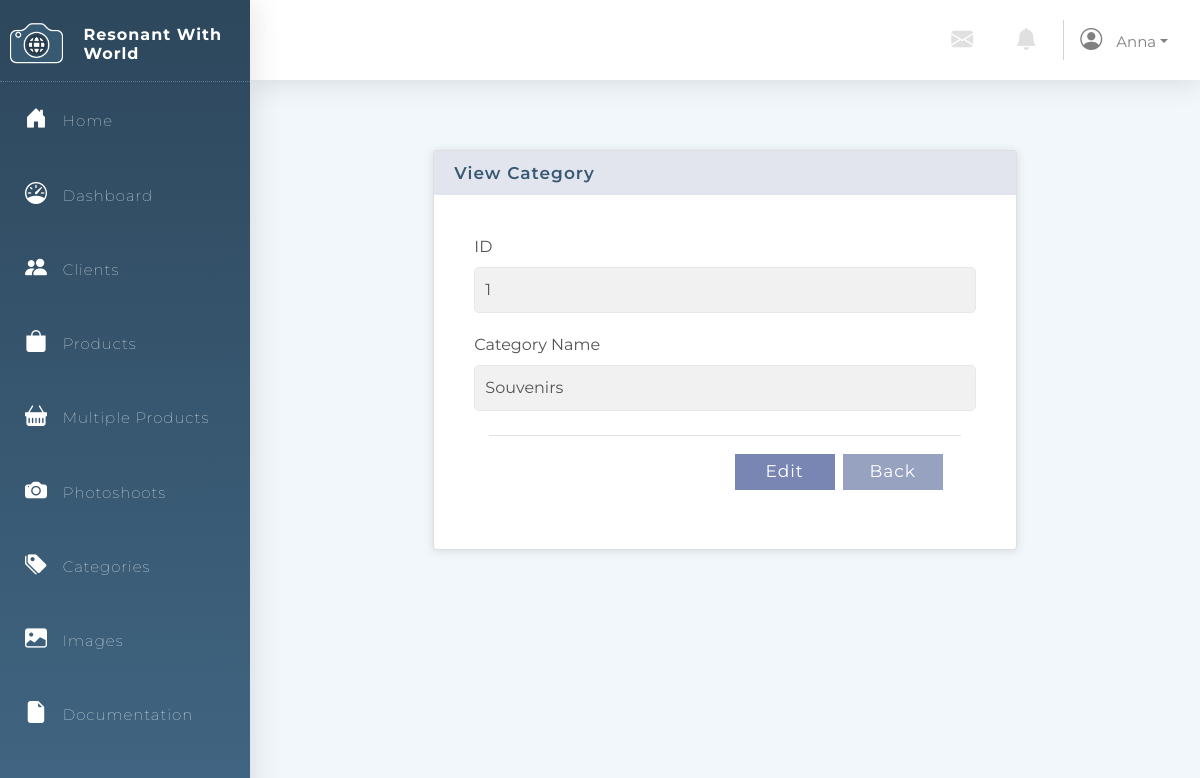
The page /Categories/viewCategories.php?id=1 (signed in) on the database its author committed.
### tables this page shows
CREATE TABLE `User` (
                        `User_ID` int(11) NOT NULL auto_increment,
                        `Username` varchar(64) NOT NULL,
                        `Email` varchar(64) NOT NULL UNIQUE KEY,
                        `Password` varchar(64) NOT NULL,
                        PRIMARY KEY (`User_ID`)
);

CREATE TABLE `Category` (
                            `Category_ID` int(11) auto_increment NOT NULL,
                            `Category_Name` varchar(64) NOT NULL,
                            PRIMARY KEY (`Category_ID`)
);

### Menu/connection.php (called while the page is built, shortened)
<?php
$db_host = "localhost";
$db_username = "fit2104";
$db_passwd = "fit2104";
$db_name = "fit2104_assignment2";
$dsn = "mysql:host=$db_host;dbname=$db_name";
$dbh = new PDO($dsn, $db_username, $db_passwd);
$PAGE_ALLOWGUEST = isset($PAGE_ALLOWGUEST) ? $PAGE_ALLOWGUEST : false;
if (!isset($PAGE_ID) || $PAGE_ID !== 'login') {
    if (!isset($_SESSION['user_id'])) {
        $_SESSION['referer'] = $_SERVER['PHP_SELF'];
        if (!$PAGE_ALLOWGUEST) {
            header("Location: /Login");
            exit();
        }
    } else {
        $user_stmt = $dbh->prepare("SELECT * FROM `User` WHERE `User_ID` = ?");
        if ($user_stmt->execute([$_SESSION['user_id']]) && $user_stmt->rowCount() == 1) {
            $user = $user_stmt->fetchObject();
            $PAGE_USERNAME = $user->Username;
        } else {
            session_destroy();
            header("Location: login.php?action=error&message=" . urlencode('It seems your account is being invalidated. Please contact administrator for more information.'));
            exit();
        }
    }
}
?>

### Categories/viewCategories.php (the view, shortened to what this page needs)
<html lang="en">
<head>
    <link rel="stylesheet" type="text/css" href="../Styles/style.css"/>
    <link rel="stylesheet" href="https://stackpath.bootstrapcdn.com/bootstrap/4.3.1/css/bootstrap.min.css"
>
    <link rel="stylesheet" href="https://cdn.jsdelivr.net/npm/bootstrap-icons@1.5.0/font/bootstrap-icons.css">
</head>
<body>
<?php include('../Menu/menu.php'); ?>
<div class="container">
    <div class="row justify-content-center">
        <div class="col-8">
            <div class="card small-action-card">
                <h5 class="card-header">View Category</h5>
                <div class="card-body action-body">
                    <p class="card-text">
                    <div class="container">
                        <?php
                        if (!empty($_POST)) {
                            $query = "SELECT * FROM `Category` WHERE `Category_ID`=?";
                            $stmt = $dbh->prepare($query);
                            if ($stmt->execute([$_GET['id']])) {
                            } else {
                                die();
                            }
                        } else {
                            $query = "SELECT * FROM `Category` WHERE `Category_ID`=?";
                            $stmt = $dbh->prepare($query);
                            if ($stmt->execute([$_GET['id']])) {
                                if ($stmt->rowCount() > 0) {
                                    $record = $stmt->fetchObject(); ?>
                                    <form method="post">
                                        <div class="aligned-form">
                                            <div class="row">
                                                <label for="category_id">ID</label>
                                                <input type="number" id="category_id"
                                                       value="<?= $record->Category_ID ?>" disabled/>
                                            </div>
                                            <div class="row">
                                                <label for="firstname">Category Name</label>
                                                <input type="text" id="category_id"
                                                       value="<?= $record->Category_Name ?>" disabled/>
                                            </div>
                                            <br/>
                                            <div class="modal-footer">
                                                <button type="button" class="submit-button"
                                                        onclick="window.location='/Categories/updateCategories.php?id=<?= $record->Category_ID ?>';return false;">Edit
                                                </button>
                                                <button type="button" class="cancel-button"
                                                        onclick="window.location='/Categories';return false;">Back
                                                </button>
                                            </div>
                                    </form>
                                <?php } else {
                                    header("Location: Categories");
                                }
                            }
                        } ?></div>
                </div>
            </div>
        </div>
    </div>
</div>
</body>
</html>

### Menu/menu.php (shortened to what this page needs)
<?php
include("connection.php");
?>
<html lang="en">
<head>
    <link rel="stylesheet" type="text/css" href="../Styles/style.css"/>
    <link rel="stylesheet" href="https://stackpath.bootstrapcdn.com/bootstrap/4.3.1/css/bootstrap.min.css"
>
    <link rel="stylesheet" href="https://cdn.jsdelivr.net/npm/bootstrap-icons@1.5.0/font/bootstrap-icons.css">
</head>
<body>
<div class="sidebar-container">
    <div class="sidebar-logo d-flex justify-content-center">
        <img class="logo " src="../Images/Logo.png"/>
        <br/>
        <h3 class="company-name">Resonant With World</h3>
    </div>
    <ul class="sidebar-navigation">
        <li>
            <a href="/index.php">
                <i class="bi bi-house-door-fill" aria-hidden="true"></i> Home
            </a>
        </li>
        <li>
            <a href="/dashboard.php">
                <i class="bi bi-speedometer"></i> Dashboard
            </a>
        </li>
        <li>
            <a href="/Clients">
                <i class="bi bi-people-fill" aria-hidden="true"></i> Clients
            </a>
        </li>
        <li>
            <a href="/Products">
                <i class="bi bi-bag-fill" aria-hidden="true"></i> Products
            </a>
        </li>
        <li>
            <a href="/Products/multipleProducts.php">
                <i class="bi bi-basket-fill" aria-hidden="true"></i> Multiple Products
            </a>
        </li>
        <li>
            <a href="/Photoshoots">
                <i class="bi bi-camera-fill" aria-hidden="true"></i> Photoshoots
            </a>
        </li>
        <li>
            <a href="/Categories">
                <i class="bi bi-tags-fill" aria-hidden="true"></i> Categories
            </a>
        </li>
        <li>
            <a href="/Images">
                <i class="bi bi-image-fill" aria-hidden="true"></i> Images
            </a>
        </li>
        <li>
            <a href="/Documentation">
                <i class="bi bi-file-earmark-fill" aria-hidden="true"></i> Documentation
            </a>
        </li>
    </ul>
</div>
<div class="content-container">
    <nav class="bg-white">
        <div class="navbar-brand d-flex justify-content-end">
            <a href="#" class="nav-link icon"> <i class="bi bi-envelope-fill"></i></a>
            <a href="#" class="nav-link icon"> <i class="bi bi-bell-fill"></i></a>
            <div class="nav-item dropdown">
                <a href="#" class="nav-link dropdown-toggle topbar-text" data-toggle="dropdown"><i
                            class="bi bi-person-circle"></i>
                    <?php echo $PAGE_USERNAME ?></a>
            </div>
        </div>
    </nav>
    <div class="container-fluid">
</body>
</html>

### Styles/style.css (style rules this page uses)
* { font-family: Montserrat, sans-serif !important; }
html, body { min-height: 100%; background: #f2f7fb; }
.container { min-height: 70vh!important; }
.sidebar-container { position: fixed; width: 250px; height: 100%; left: 0; overflow-x: hidden; display: block; overflow-y: auto; background: linear-gradient(180deg, #2d475c 0%, #416683 100%); color: #fff; font-family: Montserrat, sans-serif; letter-spacing: 1px; font-weight: 100; box-shadow: 0.15rem 0.15rem 1.75rem 0 rgba(58, 59, 69, 0.15); z-index: 3 !important; transition: all 0.5s; }
.sidebar-logo { padding: 20px 10px 10px 10px; border-bottom: 1px dotted rgba(173, 216, 230, 0.329); }
.company-name { font-size: 16px; font-weight: bold; padding-left: 20px; padding-top: 5px; }
.logo { height: 50px; }
i { font-size: 22px; margin-right: 10px; }
.sidebar-navigation { padding: 0; margin: 0; list-style-type: none; position: relative; }
.sidebar-navigation li { position: relative; display: inline-block; width: 100%; line-height: 20px; }
.sidebar-navigation li a { padding: 25px; font-size: 15px; display: block; color: #fff; }
.sidebar-navigation li::before { background: linear-gradient(90deg, #7986b4 0%, #416683 100%); position: absolute; content: ""; height: 100%; left: 0; top: 0; -webkit-transition: width 0.2s ease-in; transition: width 0.2s ease-in; width: 1px; margin-left: -1px; z-index: -1; }
nav { box-shadow: 0 0.15rem 1.75rem 0 rgba(58, 59, 69, 0.15); height: 80px; padding-top: 15px; z-index: 1 !important; }
.icon { color: #e0e0e0; }
.topbar-text { color: grey; font-size: 15px; }
.content-container { padding: 0 0 0 250px; margin: 0; color: #535353; font-family: Montserrat, sans-serif; background: #f2f7fb; height: 100%; }
.row { margin-top: 20px !important; }
.card { box-shadow: 0 1px 10px rgba(58, 59, 69, 0.15); }
.card-header { font-size: 17px; font-weight: 600; letter-spacing: 1px; color: #385972; border: none !important; background: #e3e5ee !important; }
ul { list-style-type: none; }
.submit-button { border: none; background: #7986b4; color: white; width: 100px; font-size: 17px; padding: 5px; margin-bottom: 5px; letter-spacing: 1px; transition: all 0.5s; border-radius: 0; margin: 2px; }
.cancel-button { border: none; background: #97a1c0; color: white; width: 100px; font-size: 17px; padding: 5px; margin-bottom: 5px; letter-spacing: 1px; transition: all 0.5s; border-radius: 0; margin: 2px; }
label { display: block; font-size: 16px; }
input[id="client_id"], input[id="category_id"] { background: #f1f1f1 !important; }
input { background: #f3f4fa; border: none; border-radius: 5px; width: 100%; padding: 10px; margin-left: 10px; margin-right: 10px; border: 1px solid #e8e8e8; }
.aligned-form { padding: 0 20px 20px 20px !important; }
.small-action-card { margin-top: 50px!important; height: 400px!important; }

### rows shown on the page
user: Username "Anna"
category: Category_ID "1", Category_Name "Souvenirs"
